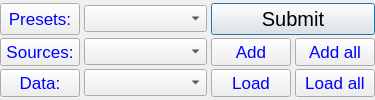
                 <widget class="QFrame" name="frame_10">
                  <property name="sizePolicy">
                   <sizepolicy hsizetype="Maximum" vsizetype="Maximum">
                    <horstretch>0</horstretch>
                    <verstretch>0</verstretch>
                   </sizepolicy>
                  </property>
                  <property name="minimumSize">
                   <size>
                    <width>375</width>
                    <height>70</height>
                   </size>
                  </property>
                  <property name="maximumSize">
                   <size>
                    <width>12500</width>
                    <height>16777215</height>
                   </size>
                  </property>
                  <property name="font">
                   <font>
                    <family>Arial</family>
                    <pointsize>12</pointsize>
                   </font>
                  </property>
                  <property name="frameShape">
                   <enum>QFrame::NoFrame</enum>
                  </property>
                  <property name="frameShadow">
                   <enum>QFrame::Raised</enum>
                  </property>
                  <layout class="QGridLayout" name="gridLayout_8">
                   <property name="leftMargin">
                    <number>0</number>
                   </property>
                   <property name="topMargin">
                    <number>0</number>
                   </property>
                   <property name="rightMargin">
                    <number>0</number>
                   </property>
                   <property name="bottomMargin">
                    <number>0</number>
                   </property>
                   <property name="horizontalSpacing">
                    <number>4</number>
                   </property>
                   <property name="verticalSpacing">
                    <number>0</number>
                   </property>
                   <item row="0" column="0">
                    <widget class="QPushButton" name="impOptionsBtn">
                     <property name="sizePolicy">
                      <sizepolicy hsizetype="Minimum" vsizetype="Fixed">
                       <horstretch>0</horstretch>
                       <verstretch>0</verstretch>
                      </sizepolicy>
                     </property>
                     <property name="minimumSize">
                      <size>
                       <width>0</width>
                       <height>0</height>
                      </size>
                     </property>
                     <property name="maximumSize">
                      <size>
                       <width>350</width>
                       <height>32</height>
                      </size>
                     </property>
                     <property name="font">
                      <font>
                       <family>Arial</family>
                       <pointsize>13</pointsize>
                      </font>
                     </property>
                     <property name="toolTip">
                      <string>Click for preset options</string>
                     </property>
                     <property name="styleSheet">
                      <string notr="true">color: Blue</string>
                     </property>
                     <property name="text">
                      <string>Presets:</string>
                     </property>
                     <property name="autoDefault">
                      <bool>false</bool>
                     </property>
                    </widget>
                   </item>
                   <item row="0" column="1">
                    <widget class="QComboBox" name="listprefs_main">
                     <property name="sizePolicy">
                      <sizepolicy hsizetype="Preferred" vsizetype="Fixed">
                       <horstretch>0</horstretch>
                       <verstretch>0</verstretch>
                      </sizepolicy>
                     </property>
                     <property name="maximumSize">
                      <size>
                       <width>3500</width>
                       <height>16777215</height>
                      </size>
                     </property>
                     <property name="font">
                      <font>
                       <family>Arial</family>
                       <pointsize>12</pointsize>
                      </font>
                     </property>
                    </widget>
                   </item>
                   <item row="2" column="1">
                    <widget class="QComboBox" name="dataBox">
                     <property name="sizePolicy">
                      <sizepolicy hsizetype="Expanding" vsizetype="Fixed">
                       <horstretch>0</horstretch>
                       <verstretch>0</verstretch>
                      </sizepolicy>
                     </property>
                     <property name="maximumSize">
                      <size>
                       <width>3500</width>
                       <height>16777215</height>
                      </size>
                     </property>
                     <property name="font">
                      <font>
                       <family>Arial</family>
                       <pointsize>12</pointsize>
                      </font>
                     </property>
                     <property name="toolTip">
                      <string>Imported data</string>
                     </property>
                     <property name="toolTipDuration">
                      <number>-1</number>
                     </property>
                    </widget>
                   </item>
                   <item row="1" column="0">
                    <widget class="QPushButton" name="srcButton">
                     <property name="sizePolicy">
                      <sizepolicy hsizetype="Minimum" vsizetype="Fixed">
                       <horstretch>0</horstretch>
                       <verstretch>0</verstretch>
                      </sizepolicy>
                     </property>
                     <property name="minimumSize">
                      <size>
                       <width>0</width>
                       <height>0</height>
                      </size>
                     </property>
                     <property name="maximumSize">
                      <size>
                       <width>350</width>
                       <height>32</height>
                      </size>
                     </property>
                     <property name="font">
                      <font>
                       <family>Arial</family>
                       <pointsize>13</pointsize>
                      </font>
                     </property>
                     <property name="toolTip">
                      <string>Click to choose multiple</string>
                     </property>
                     <property name="styleSheet">
                      <string notr="true">color: Blue</string>
                     </property>
                     <property name="text">
                      <string>Sources:</string>
                     </property>
                     <property name="autoDefault">
                      <bool>false</bool>
                     </property>
                    </widget>
                   </item>
                   <item row="2" column="0">
                    <widget class="QPushButton" name="loadButton_3">
                     <property name="sizePolicy">
                      <sizepolicy hsizetype="Minimum" vsizetype="Fixed">
                       <horstretch>0</horstretch>
                       <verstretch>0</verstretch>
                      </sizepolicy>
                     </property>
                     <property name="minimumSize">
                      <size>
                       <width>0</width>
                       <height>0</height>
                      </size>
                     </property>
                     <property name="maximumSize">
                      <size>
                       <width>350</width>
                       <height>32</height>
                      </size>
                     </property>
                     <property name="font">
                      <font>
                       <family>Arial</family>
                       <pointsize>13</pointsize>
                      </font>
                     </property>
                     <property name="toolTip">
                      <string>Click to choose multiple</string>
                     </property>
                     <property name="styleSheet">
                      <string notr="true">color: Blue</string>
                     </property>
                     <property name="text">
                      <string>Data:</string>
                     </property>
                     <property name="autoDefault">
                      <bool>false</bool>
                     </property>
                    </widget>
                   </item>
                   <item row="0" column="2" colspan="2">
                    <widget class="QPushButton" name="submitButton">
                     <property name="enabled">
                      <bool>true</bool>
                     </property>
                     <property name="sizePolicy">
                      <sizepolicy hsizetype="Minimum" vsizetype="Minimum">
                       <horstretch>0</horstretch>
                       <verstretch>0</verstretch>
                      </sizepolicy>
                     </property>
                     <property name="minimumSize">
                      <size>
                       <width>0</width>
                       <height>0</height>
                      </size>
                     </property>
                     <property name="maximumSize">
                      <size>
                       <width>240</width>
                       <height>32</height>
                      </size>
                     </property>
                     <property name="font">
                      <font>
                       <family>Arial</family>
                       <pointsize>15</pointsize>
                       <weight>50</weight>
                       <italic>false</italic>
                       <bold>false</bold>
                       <stylestrategy>PreferDefault</stylestrategy>
                       <kerning>true</kerning>
                      </font>
                     </property>
                     <property name="styleSheet">
                      <string notr="true"/>
                     </property>
                     <property name="text">
                      <string>Submit</string>
                     </property>
                     <property name="checkable">
                      <bool>false</bool>
                     </property>
                     <property name="checked">
                      <bool>false</bool>
                     </property>
                     <property name="autoDefault">
                      <bool>false</bool>
                     </property>
                     <property name="default">
                      <bool>true</bool>
                     </property>
                     <property name="flat">
                      <bool>false</bool>
                     </property>
                    </widget>
                   </item>
                   <item row="1" column="1">
                    <widget class="QComboBox" name="filesLoc">
                     <property name="sizePolicy">
                      <sizepolicy hsizetype="Ignored" vsizetype="Fixed">
                       <horstretch>0</horstretch>
                       <verstretch>0</verstretch>
                      </sizepolicy>
                     </property>
                     <property name="maximumSize">
                      <size>
                       <width>3500</width>
                       <height>16777215</height>
                      </size>
                     </property>
                     <property name="font">
                      <font>
                       <family>Arial</family>
                       <pointsize>12</pointsize>
                      </font>
                     </property>
                     <property name="toolTip">
                      <string>Data source locations</string>
                     </property>
                    </widget>
                   </item>
                   <item row="1" column="3">
                    <widget class="QPushButton" name="addallButton">
                     <property name="sizePolicy">
                      <sizepolicy hsizetype="Minimum" vsizetype="Fixed">
                       <horstretch>0</horstretch>
                       <verstretch>0</verstretch>
                      </sizepolicy>
                     </property>
                     <property name="minimumSize">
                      <size>
                       <width>0</width>
                       <height>0</height>
                      </size>
                     </property>
                     <property name="maximumSize">
                      <size>
                       <width>200</width>
                       <height>32</height>
                      </size>
                     </property>
                     <property name="font">
                      <font>
                       <family>Arial</family>
                       <pointsize>13</pointsize>
                      </font>
                     </property>
                     <property name="toolTip">
                      <string>Add all sources</string>
                     </property>
                     <property name="styleSheet">
                      <string notr="true">color: Blue</string>
                     </property>
                     <property name="text">
                      <string>Add all</string>
                     </property>
                     <property name="autoDefault">
                      <bool>false</bool>
                     </property>
                    </widget>
                   </item>
                   <item row="1" column="2">
                    <widget class="QPushButton" name="addButton">
                     <property name="sizePolicy">
                      <sizepolicy hsizetype="Minimum" vsizetype="Fixed">
                       <horstretch>0</horstretch>
                       <verstretch>0</verstretch>
                      </sizepolicy>
                     </property>
                     <property name="minimumSize">
                      <size>
                       <width>0</width>
                       <height>0</height>
                      </size>
                     </property>
                     <property name="maximumSize">
                      <size>
                       <width>100</width>
                       <height>32</height>
                      </size>
                     </property>
                     <property name="font">
                      <font>
                       <family>Arial</family>
                       <pointsize>13</pointsize>
                      </font>
                     </property>
                     <property name="toolTip">
                      <string>Add selected source</string>
                     </property>
                     <property name="styleSheet">
                      <string notr="true">color: Blue</string>
                     </property>
                     <property name="text">
                      <string>Add</string>
                     </property>
                     <property name="autoDefault">
                      <bool>false</bool>
                     </property>
                    </widget>
                   </item>
                   <item row="2" column="2">
                    <widget class="QPushButton" name="refreshButton">
                     <property name="sizePolicy">
                      <sizepolicy hsizetype="Minimum" vsizetype="Fixed">
                       <horstretch>0</horstretch>
                       <verstretch>0</verstretch>
                      </sizepolicy>
                     </property>
                     <property name="minimumSize">
                      <size>
                       <width>0</width>
                       <height>0</height>
                      </size>
                     </property>
                     <property name="maximumSize">
                      <size>
                       <width>200</width>
                       <height>32</height>
                      </size>
                     </property>
                     <property name="font">
                      <font>
                       <family>Arial</family>
                       <pointsize>13</pointsize>
                      </font>
                     </property>
                     <property name="toolTip">
                      <string>Load selected source</string>
                     </property>
                     <property name="styleSheet">
                      <string notr="true">color: Blue;</string>
                     </property>
                     <property name="text">
                      <string>Load</string>
                     </property>
                     <property name="autoDefault">
                      <bool>false</bool>
                     </property>
                    </widget>
                   </item>
                   <item row="2" column="3">
                    <widget class="QPushButton" name="refreshAllButton">
                     <property name="sizePolicy">
                      <sizepolicy hsizetype="Minimum" vsizetype="Fixed">
                       <horstretch>0</horstretch>
                       <verstretch>0</verstretch>
                      </sizepolicy>
                     </property>
                     <property name="minimumSize">
                      <size>
                       <width>0</width>
                       <height>0</height>
                      </size>
                     </property>
                     <property name="maximumSize">
                      <size>
                       <width>200</width>
                       <height>32</height>
                      </size>
                     </property>
                     <property name="font">
                      <font>
                       <family>Arial</family>
                       <pointsize>13</pointsize>
                      </font>
                     </property>
                     <property name="toolTip">
                      <string>Load selected source</string>
                     </property>
                     <property name="styleSheet">
                      <string notr="true">color: Blue;</string>
                     </property>
                     <property name="text">
                      <string>Load all</string>
                     </property>
                     <property name="autoDefault">
                      <bool>false</bool>
                     </property>
                    </widget>
                   </item>
                  </layout>
                 </widget>
